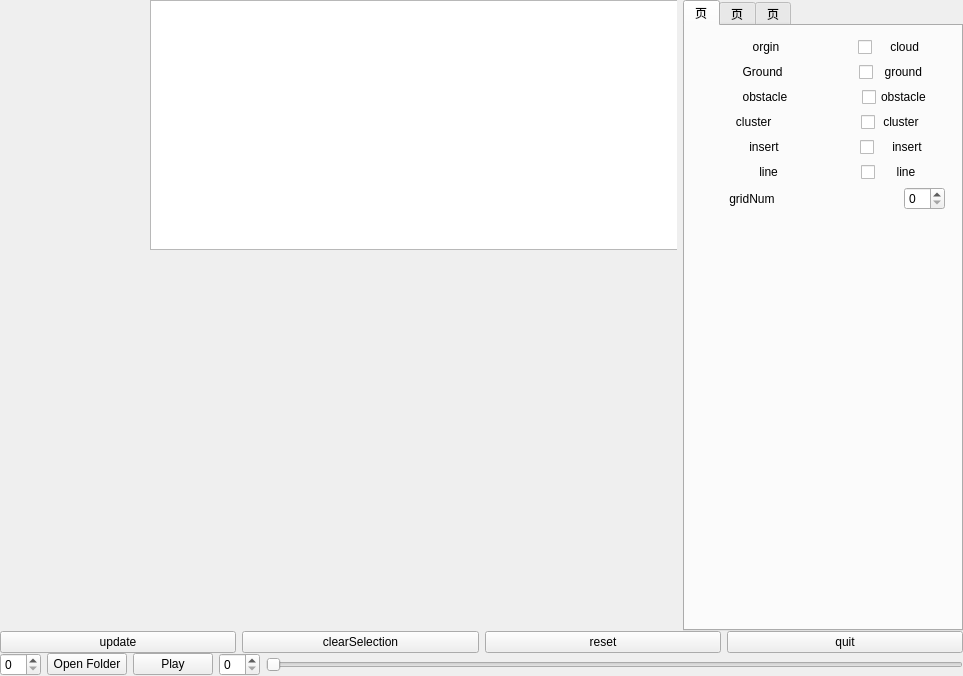
<?xml version="1.0" encoding="UTF-8"?>
<ui version="4.0">
 <class>Widget</class>
 <widget class="QWidget" name="Widget">
  <property name="geometry">
   <rect>
    <x>0</x>
    <y>0</y>
    <width>963</width>
    <height>676</height>
   </rect>
  </property>
  <property name="windowTitle">
   <string>Widget</string>
  </property>
  <layout class="QVBoxLayout" name="verticalLayout_2">
   <property name="spacing">
    <number>0</number>
   </property>
   <property name="leftMargin">
    <number>0</number>
   </property>
   <property name="topMargin">
    <number>0</number>
   </property>
   <property name="rightMargin">
    <number>0</number>
   </property>
   <property name="bottomMargin">
    <number>0</number>
   </property>
   <item>
    <layout class="QVBoxLayout" name="verticalLayout">
     <property name="spacing">
      <number>0</number>
     </property>
     <property name="bottomMargin">
      <number>0</number>
     </property>
     <item>
      <layout class="QHBoxLayout" name="horizontalLayout_2">
       <item>
        <widget class="Viewer" name="CloudViewer" native="true">
         <property name="enabled">
          <bool>true</bool>
         </property>
         <property name="sizePolicy">
          <sizepolicy hsizetype="Preferred" vsizetype="Expanding">
           <horstretch>0</horstretch>
           <verstretch>0</verstretch>
          </sizepolicy>
         </property>
         <property name="mouseTracking">
          <bool>false</bool>
         </property>
         <widget class="QGraphicsView" name="showImageGV">
          <property name="geometry">
           <rect>
            <x>150</x>
            <y>0</y>
            <width>827</width>
            <height>250</height>
           </rect>
          </property>
          <property name="backgroundBrush">
           <brush brushstyle="NoBrush">
            <color alpha="255">
             <red>170</red>
             <green>44</green>
             <blue>44</blue>
            </color>
           </brush>
          </property>
         </widget>
         <zorder>showImageGV</zorder>
         <zorder>infoTab</zorder>
         <zorder>infoTab</zorder>
         <zorder>dockWidget</zorder>
         <zorder>infoTab</zorder>
         <zorder>infoTab</zorder>
        </widget>
       </item>
       <item>
        <widget class="QTabWidget" name="infoTab">
         <property name="enabled">
          <bool>true</bool>
         </property>
         <property name="sizePolicy">
          <sizepolicy hsizetype="Fixed" vsizetype="Expanding">
           <horstretch>0</horstretch>
           <verstretch>0</verstretch>
          </sizepolicy>
         </property>
         <property name="minimumSize">
          <size>
           <width>280</width>
           <height>0</height>
          </size>
         </property>
         <property name="font">
          <font>
           <pointsize>9</pointsize>
          </font>
         </property>
         <property name="currentIndex">
          <number>0</number>
         </property>
         <widget class="QWidget" name="choose">
          <property name="locale">
           <locale language="English" country="UnitedStates"/>
          </property>
          <attribute name="title">
           <string>页</string>
          </attribute>
          <widget class="QWidget" name="layoutWidget">
           <property name="geometry">
            <rect>
             <x>10</x>
             <y>0</y>
             <width>261</width>
             <height>196</height>
            </rect>
           </property>
           <layout class="QVBoxLayout" name="verticalLayout_3">
            <property name="spacing">
             <number>5</number>
            </property>
            <item>
             <layout class="QHBoxLayout" name="horizontalLayout_6">
              <property name="spacing">
               <number>0</number>
              </property>
              <item>
               <widget class="QLabel" name="label_3">
                <property name="text">
                 <string>              orgin   </string>
                </property>
               </widget>
              </item>
              <item>
               <spacer name="horizontalSpacer_3">
                <property name="orientation">
                 <enum>Qt::Horizontal</enum>
                </property>
                <property name="sizeType">
                 <enum>QSizePolicy::Expanding</enum>
                </property>
                <property name="sizeHint" stdset="0">
                 <size>
                  <width>40</width>
                  <height>20</height>
                 </size>
                </property>
               </spacer>
              </item>
              <item>
               <widget class="QCheckBox" name="cloudCB">
                <property name="text">
                 <string>    cloud      </string>
                </property>
               </widget>
              </item>
             </layout>
            </item>
            <item>
             <layout class="QHBoxLayout" name="horizontalLayout_4">
              <item>
               <widget class="QLabel" name="label">
                <property name="text">
                 <string>           Ground</string>
                </property>
               </widget>
              </item>
              <item>
               <spacer name="horizontalSpacer">
                <property name="orientation">
                 <enum>Qt::Horizontal</enum>
                </property>
                <property name="sizeHint" stdset="0">
                 <size>
                  <width>40</width>
                  <height>20</height>
                 </size>
                </property>
               </spacer>
              </item>
              <item>
               <widget class="QCheckBox" name="groundCB">
                <property name="text">
                 <string>  ground     </string>
                </property>
               </widget>
              </item>
             </layout>
            </item>
            <item>
             <layout class="QHBoxLayout" name="horizontalLayout_5">
              <property name="spacing">
               <number>6</number>
              </property>
              <item>
               <widget class="QLabel" name="label_2">
                <property name="text">
                 <string>           obstacle</string>
                </property>
               </widget>
              </item>
              <item>
               <spacer name="horizontalSpacer_2">
                <property name="orientation">
                 <enum>Qt::Horizontal</enum>
                </property>
                <property name="sizeHint" stdset="0">
                 <size>
                  <width>40</width>
                  <height>20</height>
                 </size>
                </property>
               </spacer>
              </item>
              <item>
               <widget class="QCheckBox" name="obstacleCB">
                <property name="text">
                 <string>obstacle    </string>
                </property>
               </widget>
              </item>
             </layout>
            </item>
            <item>
             <layout class="QHBoxLayout" name="horizontalLayout_10">
              <item>
               <widget class="QLabel" name="label_8">
                <property name="text">
                 <string>         cluster    </string>
                </property>
               </widget>
              </item>
              <item>
               <spacer name="horizontalSpacer_6">
                <property name="orientation">
                 <enum>Qt::Horizontal</enum>
                </property>
                <property name="sizeType">
                 <enum>QSizePolicy::Expanding</enum>
                </property>
                <property name="sizeHint" stdset="0">
                 <size>
                  <width>40</width>
                  <height>20</height>
                 </size>
                </property>
               </spacer>
              </item>
              <item>
               <widget class="QCheckBox" name="clusterCB">
                <property name="text">
                 <string> cluster      </string>
                </property>
               </widget>
              </item>
             </layout>
            </item>
            <item>
             <layout class="QHBoxLayout" name="horizontalLayout_7">
              <item>
               <widget class="QLabel" name="label_4">
                <property name="text">
                 <string>             insert    </string>
                </property>
               </widget>
              </item>
              <item>
               <spacer name="horizontalSpacer_4">
                <property name="orientation">
                 <enum>Qt::Horizontal</enum>
                </property>
                <property name="sizeHint" stdset="0">
                 <size>
                  <width>40</width>
                  <height>20</height>
                 </size>
                </property>
               </spacer>
              </item>
              <item>
               <widget class="QCheckBox" name="insertCB">
                <property name="text">
                 <string>    insert     </string>
                </property>
               </widget>
              </item>
             </layout>
            </item>
            <item>
             <layout class="QHBoxLayout" name="horizontalLayout_8">
              <item>
               <widget class="QLabel" name="label_5">
                <property name="text">
                 <string>                line     </string>
                </property>
               </widget>
              </item>
              <item>
               <spacer name="horizontalSpacer_5">
                <property name="orientation">
                 <enum>Qt::Horizontal</enum>
                </property>
                <property name="sizeHint" stdset="0">
                 <size>
                  <width>40</width>
                  <height>20</height>
                 </size>
                </property>
               </spacer>
              </item>
              <item>
               <widget class="QCheckBox" name="lineCB">
                <property name="text">
                 <string>     line       </string>
                </property>
               </widget>
              </item>
             </layout>
            </item>
            <item>
             <layout class="QHBoxLayout" name="horizontalLayout_11">
              <item>
               <widget class="QLabel" name="label_9">
                <property name="text">
                 <string>       gridNum    </string>
                </property>
               </widget>
              </item>
              <item>
               <spacer name="horizontalSpacer_7">
                <property name="orientation">
                 <enum>Qt::Horizontal</enum>
                </property>
                <property name="sizeHint" stdset="0">
                 <size>
                  <width>40</width>
                  <height>20</height>
                 </size>
                </property>
               </spacer>
              </item>
              <item>
               <widget class="QSpinBox" name="girdNumSB"/>
              </item>
             </layout>
            </item>
           </layout>
          </widget>
         </widget>
         <widget class="QWidget" name="tab">
          <attribute name="title">
           <string>页</string>
          </attribute>
          <widget class="QWidget" name="layoutWidget">
           <property name="geometry">
            <rect>
             <x>0</x>
             <y>0</y>
             <width>281</width>
             <height>781</height>
            </rect>
           </property>
           <layout class="QVBoxLayout" name="verticalLayout_4">
            <property name="spacing">
             <number>0</number>
            </property>
            <property name="sizeConstraint">
             <enum>QLayout::SetMaximumSize</enum>
            </property>
            <item>
             <layout class="QHBoxLayout" name="horizontalLayout_9">
              <property name="sizeConstraint">
               <enum>QLayout::SetMaximumSize</enum>
              </property>
              <item>
               <widget class="QLabel" name="label_6">
                <property name="text">
                 <string>paramID</string>
                </property>
               </widget>
              </item>
              <item>
               <widget class="QSpinBox" name="paramSB"/>
              </item>
              <item>
               <widget class="QLabel" name="label_7">
                <property name="sizePolicy">
                 <sizepolicy hsizetype="Fixed" vsizetype="Preferred">
                  <horstretch>0</horstretch>
                  <verstretch>0</verstretch>
                 </sizepolicy>
                </property>
                <property name="text">
                 <string>value</string>
                </property>
               </widget>
              </item>
              <item>
               <widget class="QDoubleSpinBox" name="paramDSB">
                <property name="sizePolicy">
                 <sizepolicy hsizetype="Expanding" vsizetype="Fixed">
                  <horstretch>0</horstretch>
                  <verstretch>0</verstretch>
                 </sizepolicy>
                </property>
               </widget>
              </item>
             </layout>
            </item>
            <item>
             <widget class="QPlainTextEdit" name="paramPTE">
              <property name="plainText">
               <string>groundRemove:                                           ID
line_search_angle(2)                                   0
max_slope(0.35)                                           1
tHmin(-2.15)                                                   2
tHmax(1.0)                                                      3
tHDiff(0.2)                                                       4
hSensor(1.73)                                                 5
r_min_bin(0.05)                                              6
r_max_bin(2)                                                   7
r_min_square(3 * 3)                                      8
r_max_square(120 * 120)                            9
n_bins(120)                                                     10
n_segments(240)                                          11
null                                                                    12
max_dist_to_line(0.15)                               13
visualize                                                           14
max_error_square(0.01)                             15
long_threshold(2.0)                                      16
max_long_height(0.2)                                  17
max_start_height(0.3)                                 18
sensor_height(1.70)                                     19
null                                                                     20
null                                                                     21
min_split_dist(0.1)                                         22
theta_start(65.1277)                                     23
theta_end(2)                                                    24
angle_resolution(0.41)                                 25
applayMedianFilterMinZ(0)                         26</string>
              </property>
             </widget>
            </item>
           </layout>
          </widget>
         </widget>
         <widget class="QWidget" name="tab_2">
          <attribute name="title">
           <string>页</string>
          </attribute>
         </widget>
        </widget>
       </item>
      </layout>
     </item>
     <item>
      <layout class="QHBoxLayout" name="horizontalLayout_3">
       <item>
        <widget class="QPushButton" name="updatePB">
         <property name="text">
          <string>update</string>
         </property>
        </widget>
       </item>
       <item>
        <widget class="QPushButton" name="clearSelectionPB">
         <property name="text">
          <string>clearSelection</string>
         </property>
        </widget>
       </item>
       <item>
        <widget class="QPushButton" name="resetBT">
         <property name="text">
          <string>reset</string>
         </property>
        </widget>
       </item>
       <item>
        <widget class="QPushButton" name="quit">
         <property name="text">
          <string>quit</string>
         </property>
        </widget>
       </item>
      </layout>
     </item>
     <item>
      <layout class="QHBoxLayout" name="horizontalLayout">
       <item>
        <widget class="QSpinBox" name="dataSeqSB"/>
       </item>
       <item>
        <widget class="QPushButton" name="openFolderBT">
         <property name="text">
          <string>Open Folder</string>
         </property>
        </widget>
       </item>
       <item>
        <widget class="QPushButton" name="playBT">
         <property name="text">
          <string>Play</string>
         </property>
        </widget>
       </item>
       <item>
        <widget class="QSpinBox" name="DataIdxSBox"/>
       </item>
       <item>
        <widget class="QSlider" name="DataIdxVSlider">
         <property name="orientation">
          <enum>Qt::Horizontal</enum>
         </property>
        </widget>
       </item>
      </layout>
     </item>
    </layout>
   </item>
  </layout>
 </widget>
 <layoutdefault spacing="6" margin="11"/>
 <customwidgets>
  <customwidget>
   <class>Viewer</class>
   <extends>QWidget</extends>
   <header>viewer.h</header>
   <container>1</container>
  </customwidget>
 </customwidgets>
 <resources/>
 <connections>
  <connection>
   <sender>quit</sender>
   <signal>clicked()</signal>
   <receiver>Widget</receiver>
   <slot>close()</slot>
   <hints>
    <hint type="sourcelabel">
     <x>1383</x>
     <y>817</y>
    </hint>
    <hint type="destinationlabel">
     <x>1082</x>
     <y>605</y>
    </hint>
   </hints>
  </connection>
  <connection>
   <sender>DataIdxSBox</sender>
   <signal>valueChanged(int)</signal>
   <receiver>DataIdxVSlider</receiver>
   <slot>setValue(int)</slot>
   <hints>
    <hint type="sourcelabel">
     <x>221</x>
     <y>834</y>
    </hint>
    <hint type="destinationlabel">
     <x>347</x>
     <y>831</y>
    </hint>
   </hints>
  </connection>
  <connection>
   <sender>DataIdxVSlider</sender>
   <signal>valueChanged(int)</signal>
   <receiver>DataIdxSBox</receiver>
   <slot>setValue(int)</slot>
   <hints>
    <hint type="sourcelabel">
     <x>528</x>
     <y>834</y>
    </hint>
    <hint type="destinationlabel">
     <x>227</x>
     <y>837</y>
    </hint>
   </hints>
  </connection>
  <connection>
   <sender>quit</sender>
   <signal>clicked()</signal>
   <receiver>Widget</receiver>
   <slot>close()</slot>
   <hints>
    <hint type="sourcelabel">
     <x>926</x>
     <y>805</y>
    </hint>
    <hint type="destinationlabel">
     <x>936</x>
     <y>902</y>
    </hint>
   </hints>
  </connection>
 </connections>
</ui>
